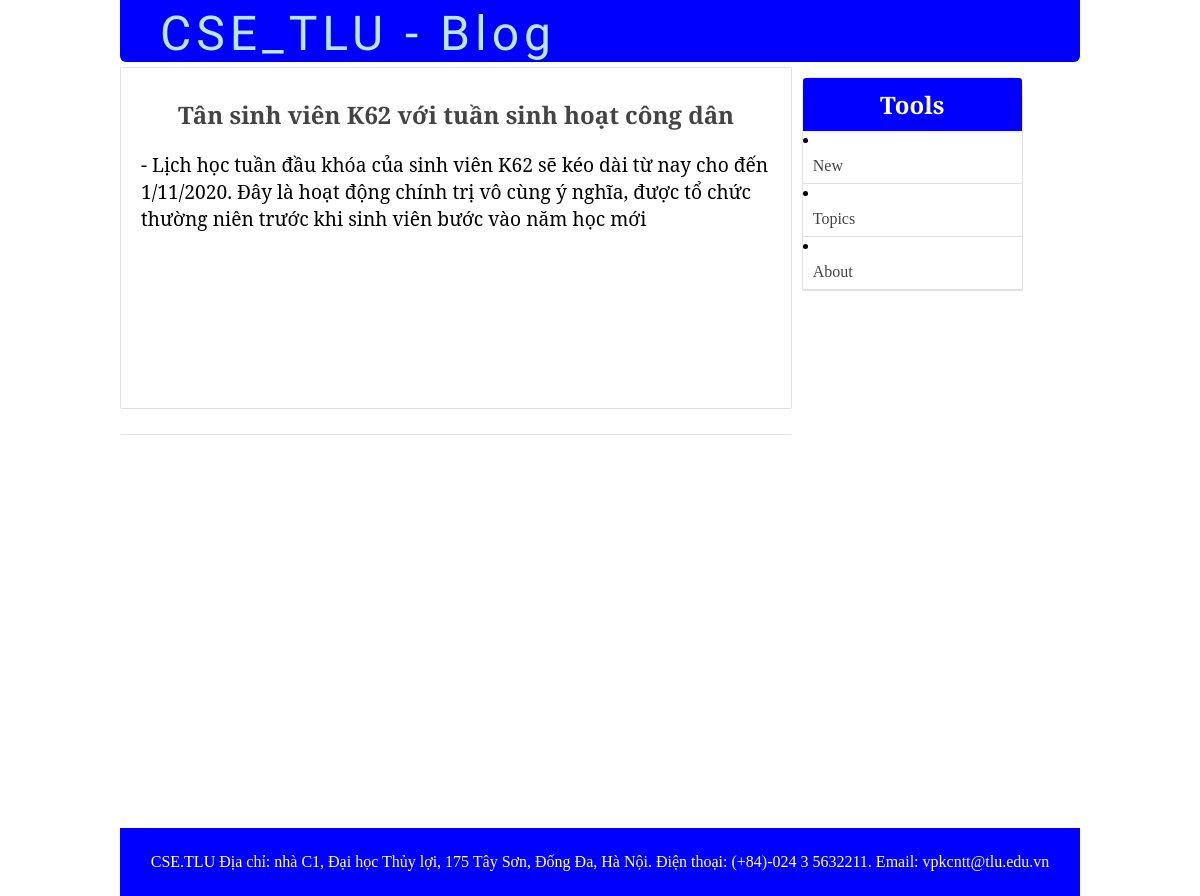
Page /3.PROJECT/single_post.php?post-slug=tan-sinh-vien-k62-tuan-sinh-hoat-cong-dan on the committed database.
### tables this page shows
CREATE TABLE `posts` (
  `id` int(11) NOT NULL,
  `user_id` int(11) DEFAULT NULL,
  `title` varchar(255) NOT NULL,
  `slug` varchar(255) NOT NULL,
  `views` int(11) NOT NULL DEFAULT 0,
  `image` varchar(255) NOT NULL,
  `body` text NOT NULL,
  `published` tinyint(1) NOT NULL,
  `created_at` timestamp NOT NULL DEFAULT current_timestamp() ON UPDATE current_timestamp(),
  `updated_at` timestamp NULL DEFAULT NULL
);

### 3.PROJECT/includes/all_functions.php (called while the page is built, shortened)
<?php
	function getPost($slug){
		global $conn;
		$post_slug = $_GET['post-slug'];
		$sql = "SELECT * FROM posts WHERE slug='$post_slug' AND published=true";
		$result = mysqli_query($conn, $sql);
		$post = mysqli_fetch_assoc($result);
		$post['topic'] = getPostTopic($post['id']);
		return $post;
	}
	function getPostTopic($post_id){
		global $conn;
		$sql = "SELECT * FROM topics WHERE id=
				(SELECT topic_id FROM post_topic WHERE post_id=$post_id LIMIT 1) LIMIT 1";
		$result = mysqli_query($conn, $sql);
		$topic_id = mysqli_fetch_assoc($result);
		return $topic_id;
	}
?>

### 3.PROJECT/single_post.php (the view, shortened to what this page needs)
<?php  include('config.php'); ?>
<?php  include('includes/all_functions.php'); ?>
<?php
	if (isset($_GET['post-slug'])) {
		$post = getPost($_GET['post-slug']);
	}
?>
<?php include('includes/public/head_section.php'); ?>
</head>
<body>
<div class="container">
		<?php include( ROOT_PATH . '/navbar.php'); ?>
	<div class="content" >
		<div class="post-wrapper">
			<div class="full-post-div">
				<h2 class="post-title"><?php echo $post['title']; ?></h2>
				<div class="post-body-div">
					<?php echo html_entity_decode($post['body']); ?>
				</div>
			</div>
			<div class="post-comments">
			</div>
		</div>
		<div class="post-sidebar">
<div class="card">
	<div class="card-header">
		<h2>Tools</h2>
	</div>
	<div class="card-content">
	  <li><a href="forum.php">New</a></li>
	  <li><a href="#topics">Topics</a></li>
	  <li><a href="#about">About</a></li>
	</div>
</div>
</div>
	</div>
</div>
<?php include( ROOT_PATH . '/includes/public/footer.php'); ?>

### 3.PROJECT/static/css/public_styling.css (style rules this page uses)
* { margin: 0px; padding: 0px; }
html { height: 100%; box-sizing: border-box; }
body { position: relative; margin: 0; padding-bottom: 6rem; min-height: 100%; }
h1, h2, h3, h4, h5, h6 { color: #444; font-family: 'Averia Serif Libre', cursive; }
a { text-decoration: none; }
.container { width: 80%; margin: 0px auto; }
.content { margin: 5px auto; border-radius: 5px; min-height: 400px; }
.content:after { content: ""; display: block; clear: both; }
.content .post-wrapper { width: 70%; float: left; min-height: 250px; }
.full-post-div { min-height: 300px; padding: 20px; border: 1px solid #e4e1e1; border-radius: 2px; }
.full-post-div h2.post-title { margin: 10px auto 20px; text-align: center; }
.post-body-div { font-family: 'Noto Serif', serif; font-size: 1.2em; }
.post-sidebar { width: 24%; float: left; margin-left: 5px; min-height: 400px; }
.content .post-comments { margin-top: 25px; border-radius: 2px; border-top: 1px solid #e4e1e1; padding: 10px; }
.post-sidebar .card { width: 95%; margin: 10px auto; border: 1px solid #e4e1e1; border-radius: 10px 10px 0px 0px; }
.post-sidebar .card .card-header { padding: 10px; text-align: center; border-radius: 3px 3px 0px 0px; background: blue; }
.post-sidebar .card .card-header h2 { color: white; }
.post-sidebar .card .card-content a { display: block; box-sizing: border-box; padding: 8px 10px; border-bottom: 1px solid #e4e1e1; color: #444; }

### rows in the picture
posts: title "Tân sinh viên K62 với tuần sinh hoạt công dân", body "- Lịch học tuần đầu khóa của sinh viên K62 sẽ kéo dài từ nay cho đến 1/11/2020. Đây là hoạt động chính trị vô cùng ý nghĩa, được tổ chức thường niên trước khi sinh viên bước vào năm học mới"
